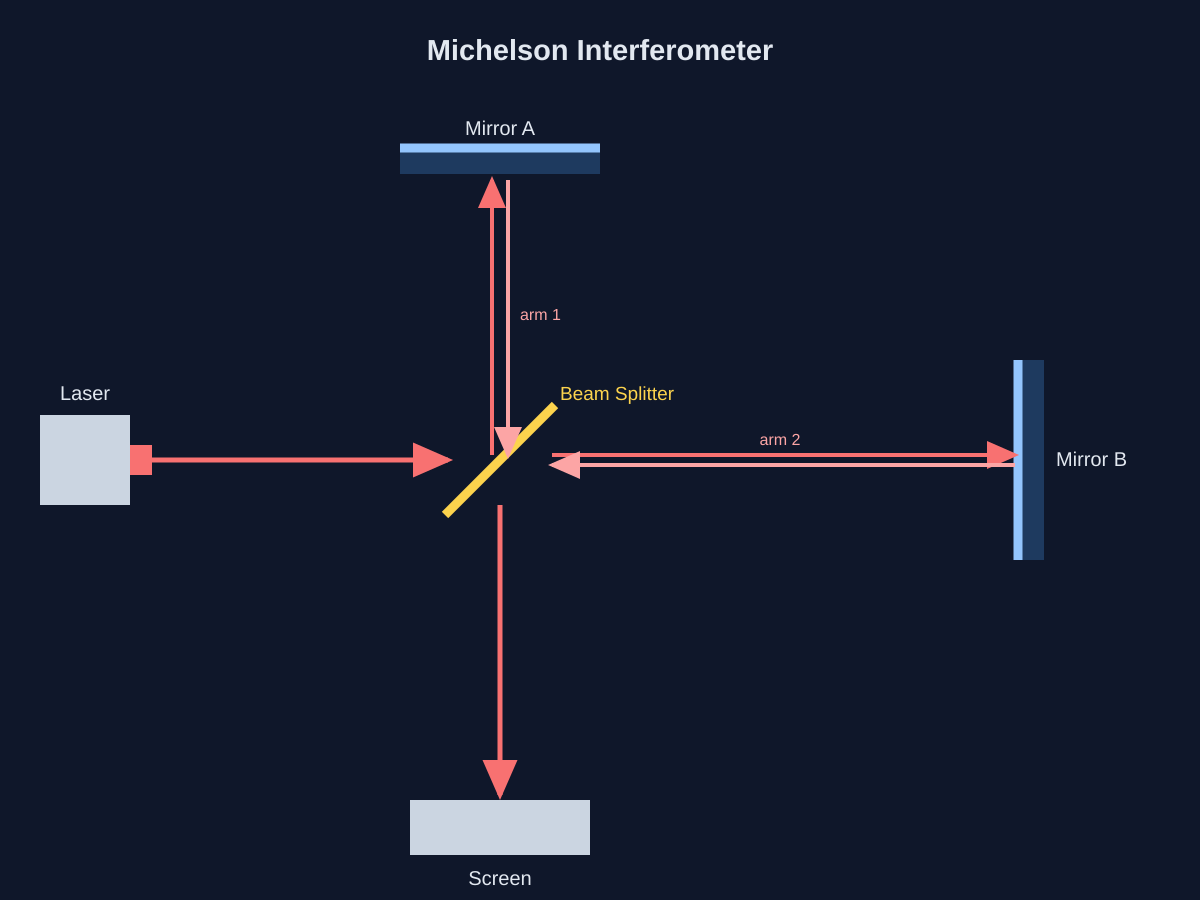

This chart was generated by the following Python code:
import sys

import matplotlib.pyplot as plt
from matplotlib.patches import Rectangle, FancyArrowPatch

output_path = sys.argv[1]

fig, ax = plt.subplots(figsize=(12, 9), dpi=100)
ax.set_xlim(0, 12)
ax.set_ylim(0, 9)
ax.set_aspect("equal")
ax.axis("off")
fig.patch.set_facecolor("#0f172a")

BEAM = "#f87171"
BEAM2 = "#fca5a5"
MIR = "#93c5fd"
MIRBK = "#1e3a5f"
BS = "#fcd34d"
DEV = "#cbd5e1"
LBL = "#e2e8f0"

BSx, BSy = 5.0, 4.4
MAx, MAy = 5.0, 7.6
MBx, MBy = 10.2, 4.4
SCx, SCy = 5.0, 0.9


def beam(p0, p1, color, lw=4):
    ax.add_patch(FancyArrowPatch(p0, p1, arrowstyle="-|>", mutation_scale=16,
                 color=color, lw=lw, zorder=4))


# laser
ax.add_patch(Rectangle((0.4, 3.95), 0.9, 0.9, color=DEV))
ax.add_patch(Rectangle((1.3, 4.25), 0.2, 0.3, color=BEAM))
ax.text(0.85, 4.95, "Laser", ha="center", va="bottom", fontsize=12, color=LBL)

# beam splitter (45deg)
ax.plot([BSx - 0.55, BSx + 0.55], [BSy - 0.55, BSy + 0.55], color=BS, lw=6, zorder=5)
ax.text(BSx + 0.4, BSy + 0.4, "Beam Splitter", fontsize=11, color=BS, ha="left")

# mirror A (top)
ax.add_patch(Rectangle((4.0, 7.65), 2.0, 0.25, color=MIRBK))
ax.plot([4.0, 6.0], [7.62, 7.62], color=MIR, lw=5)
ax.text(5.0, 7.98, "Mirror A", ha="center", va="bottom", fontsize=12, color=LBL)

# mirror B (right)
ax.add_patch(Rectangle((10.25, 3.4), 0.25, 2.0, color=MIRBK))
ax.plot([10.22, 10.22], [3.4, 5.4], color=MIR, lw=5)
ax.text(10.6, 4.4, "Mirror B", ha="left", va="center", fontsize=12, color=LBL)

# screen
ax.add_patch(Rectangle((4.1, 0.4), 1.8, 0.55, color=DEV))
ax.text(5.0, 0.3, "Screen", ha="center", va="top", fontsize=12, color=LBL)

# beams
beam((1.5, 4.4), (BSx - 0.55, 4.4), BEAM, 5)
beam((BSx - 0.08, BSy + 0.45), (MAx - 0.08, MAy - 0.55), BEAM)
beam((MAx + 0.08, MAy - 0.55), (BSx + 0.08, BSy + 0.45), BEAM2)
beam((BSx + 0.5, BSy + 0.08), (MBx - 0.45, BSy + 0.08), BEAM)
beam((MBx - 0.45, BSy - 0.08), (BSx + 0.5, BSy - 0.08), BEAM2)
beam((BSx, BSy - 0.5), (SCx, SCy + 0.6), BEAM, 5)

# arm labels
ax.text(5.2, 6.3, "arm 1", fontsize=10, color=BEAM2)
ax.text(7.6, 4.6, "arm 2", fontsize=10, color=BEAM2, ha="center")

ax.text(6, 8.5, "Michelson Interferometer", ha="center", fontsize=17,
        fontweight="bold", color=LBL)

plt.subplots_adjust(left=0, right=1, top=1, bottom=0)
fig.savefig(output_path, facecolor=fig.get_facecolor())
